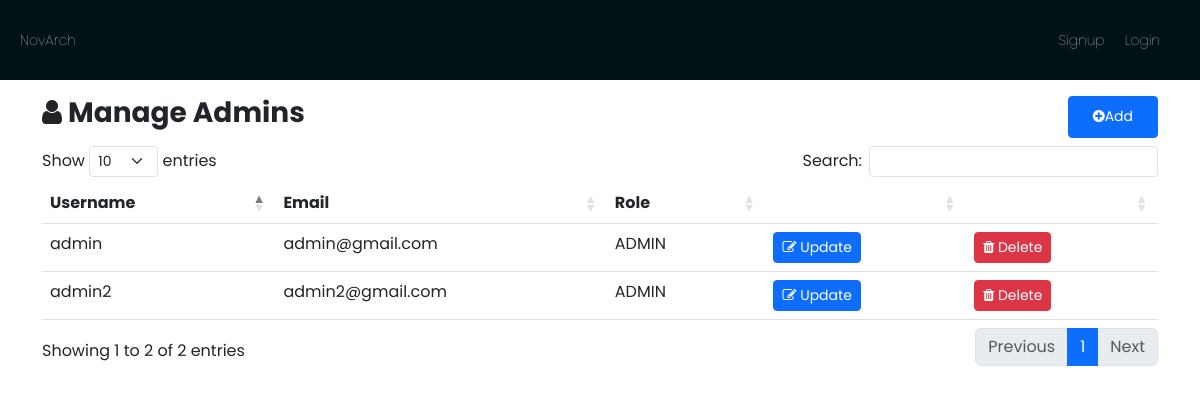
Screenshot of /user_roles/admin/manage_admins.php with the database file from the repository.
### tables this page shows
CREATE TABLE `users` (
  `users_id` int(11) NOT NULL,
  `users_username` tinytext NOT NULL,
  `users_email` tinytext NOT NULL,
  `users_pwd` varchar(255) NOT NULL,
  `users_status` varchar(12) NOT NULL,
  `users_role` text NOT NULL
);

### functions/database.php (called while the page is built, shortened)
<?php
$host = "localhost";
$username = "root";
$password = "";
$database = "books";
$conn = mysqli_connect($host, $username, $password, $database);
function find_where($table, $columns_and_values, $limit = null)
{
    global $conn;
    $sql = "SELECT * FROM $table WHERE ";
    $params = [];
    $types = "";
    $i = 0;
    foreach ($columns_and_values as $column => $value) {
        $sql .= "$column = ? ";
        $params[] = &$columns_and_values[$column];
        $types .= "s";
    }
    $stmt = mysqli_prepare($conn, $sql);
    array_unshift($params, $types);
    call_user_func_array(array($stmt, "bind_param"), $params);
    $stmt->execute();
    $result = $stmt->get_result();
    return $result->fetch_all(MYSQLI_ASSOC);
}

### user_roles/admin/manage_admins.php (the view, shortened to what this page needs)
<?php
require_once('header.php');
$admins = find_where('users', ['users_role' => 'ADMIN']);
?>
<div class="container my-3">
    <div class="d-flex justify-content-between mb-2">
        <h3 style="font-weight:bold"><i class="fa fa-user"></i> Manage Admins</h3>
        <button type="button" class="btn btn-primary btn-sm px-4" data-bs-toggle="modal" data-bs-target="#addModal"><i class="fa fa-plus-circle"></i>Add</button>
    </div>
    <table class="table" id="tables">
        <thead>
            <tr>
                <th>Username</th>
                <th>Email</th>
                <th>Role</th>
                <th></th>
                <th></th>
            </tr>
        </thead>
        <tbody>
            <?php foreach ($admins as $admin) :
                if ($admin['users_id'] != $_SESSION['userid']) :
            ?>
                    <tr>
                        <td><?= $admin['users_username'] ?></td>
                        <td><?= $admin['users_email'] ?></td>
                        <td><?= $admin['users_role'] ?></td>
                        <td><button class="btn btn-primary btn-sm" data-bs-toggle="modal" data-bs-target="#updateModal<?= $admin['users_id'] ?>"><i class="fa fa-edit"></i> Update</button></td>
                        <td>
                            <a href="../../includes/manage_admins.php?delete&users_id=<?= $admin['users_id'] ?>" class="btn btn-danger btn-sm"><i class="fa fa-trash"></i> Delete</a></td>
                    </tr>
            <?php
                endif;
            endforeach; ?>
        </tbody>
    </table>
</div>
<?php
require_once('footer.php');
?>

### css/newcss.css (style rules this page uses)
* { margin: 0; padding: 0; }
body { font-family: "Poppins"; }

### rows the page displays
users: users_username "admin", users_email "admin@gmail.com", users_role "ADMIN"
users: users_username "admin2", users_email "admin2@gmail.com", users_role "ADMIN"
